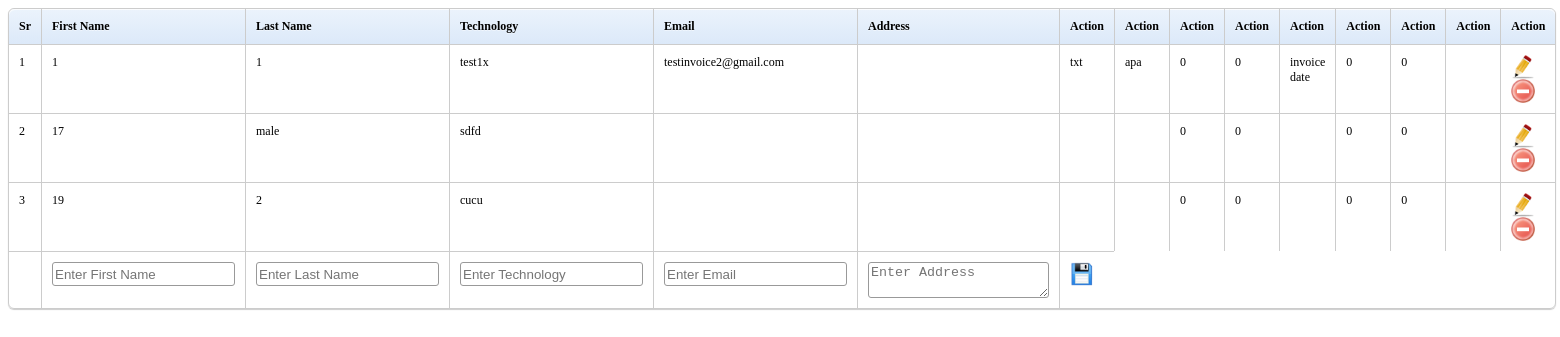
Page /config_ajax/index.php on the committed database.
### tables this page shows
CREATE TABLE `match_config` (
  `id` int(11) NOT NULL AUTO_INCREMENT,
  `partner` varchar(30) NOT NULL,
  `config_name` varchar(30) NOT NULL,
  `email` varchar(50) NOT NULL,
  `subject` varchar(50) NOT NULL,
  `atttype` varchar(5) NOT NULL,
  `inv_no_str` varchar(50) NOT NULL,
  `inv_no_col_offset` int(11) NOT NULL,
  `inv_no_row_offset` int(11) NOT NULL,
  `inv_date_str` varchar(50) NOT NULL,
  `inv_date_col_offset` int(11) NOT NULL,
  `inv_date_row_offset` int(11) NOT NULL,
  `inv_date_format` varchar(20) NOT NULL,
  UNIQUE KEY `idx` (`id`)
);

### config_ajax/ajax_table.class.php (called while the page is built, shortened)
<?php
class ajax_table {
  private function dbconnect() {
    $conn = mysql_connect(MYSQL_SERVER, MYSQL_USER, MYSQL_PASS)
      or die ("<div style='color:red;'><h3>Could not connect to MySQL server</h3></div>");
    return $conn;
  }
  function getRecords(){
	$this->res = mysql_query("select * from match_config");
	if(mysql_num_rows($this->res)){
		while($this->row = mysql_fetch_assoc($this->res)){
			$record = array_map('stripslashes', $this->row);
			$this->records[] = $record;
		}
		return $this->records;
	}
  }
}
?>

### config_ajax/index.php (the view, shortened to what this page needs)
<?php
	require_once("ajax_table.class.php");
	$obj = new ajax_table();
	$records = $obj->getRecords();
?>
<!DOCTYPE HTML PUBLIC "-//W3C//DTD HTML 4.01 Transitional//EN" "http://www.w3.org/TR/html4/loose.dtd">
<html>
 <head>
  <link rel="stylesheet" href="css/style.css">
 </head>
 <body>
	<table border="0" class="tableDemo bordered">
		<tr class="ajaxTitle">
			<th width="2%">Sr</th>
			<th width="8%">First Name</th>
			<th width="8%">Last Name</th>
			<th width="8%">Technology</th>
			<th width="8%">Email</th>
			<th width="8%">Address</th>
			<th width="8%">Action</th>
			<th width="8%">Action</th>
			<th width="8%">Action</th>
			<th width="8%">Action</th>
			<th width="8%">Action</th>
			<th width="8%">Action</th>
			<th width="8%">Action</th>
			<th width="8%">Action</th>
			<th width="8%">Action</th>
		</tr>
		<?php
		if(count($records)){
		 $i = 1;
		 foreach($records as $key=>$eachRecord){
?>
		<tr id="<?php=$eachRecord['id'];?>">
			<td><?php echo $i++;?></td>
			<td class="fname"><?php echo $eachRecord['id'];?></td>
			<td class="lname"><?php echo $eachRecord['partner'];?></td>
			<td class="tech"><?php echo $eachRecord['config_name'];?></td>
			<td class="email"><?php echo $eachRecord['email'];?></td>
			<td class="address"><?php echo $eachRecord['subject'];?></td>
			<td class="address"><?php echo $eachRecord['atttype'];?></td>
			<td class="address"><?php echo $eachRecord['inv_no_str'];?></td>
			<td class="address"><?php echo $eachRecord['inv_no_col_offset'];?></td>
			<td class="address"><?php echo $eachRecord['inv_no_row_offset'];?></td>
			<td class="address"><?php echo $eachRecord['inv_date_str'];?></td>
			<td class="address"><?php echo $eachRecord['inv_date_col_offset'];?></td>
			<td class="address"><?php echo $eachRecord['inv_date_row_offset'];?></td>
			<td class="address"><?php echo $eachRecord['inv_date_format'];?></td>
			<td>
				<a href="javascript:;" id="<?php echo $eachRecord['id'];?>" class="ajaxEdit"><img src="" class="eimage"></a>
				<a href="javascript:;" id="<?php echo $eachRecord['id'];?>" class="ajaxDelete"><img src="" class="dimage"></a>
			</td>
		</tr>
		<?php }
		}
		?>
	</table>
 </body>
</html>

### config_ajax/css/style.css (style rules this page uses)
body { font-family: verdana; font-size: 12px; }
.bordered { *border-collapse: collapse; border-spacing: 0; width: 80%; }
.bordered img { width: 24px; height: 24px; }
.bordered { border: solid #ccc 1px; -moz-border-radius: 6px; -webkit-border-radius: 6px; border-radius: 6px; -webkit-box-shadow: 0 1px 1px #ccc; -moz-box-shadow: 0 1px 1px #ccc; box-shadow: 0 1px 1px #ccc; }
.bordered td, .bordered th { border-left: 1px solid #ccc; border-top: 1px solid #ccc; padding: 10px; text-align: left; vertical-align: top; }
.bordered th { background-color: #dce9f9; background-image: -webkit-gradient(linear, left top, left bottom, from(#ebf3fc), to(#dce9f9)); background-image: -webkit-linear-gradient(top, #ebf3fc, #dce9f9); background-image: -moz-linear-gradient(top, #ebf3fc, #dce9f9); background-image: -ms-linear-gradient(top, #ebf3fc, #dce9f9); background-image: -o-linear-gradient(top, #ebf3fc, #dce9f9); background-image: linear-gradient(top, #ebf3fc, #dce9f9); -webkit-box-shadow: 0 1px 0 rgba(255,255,255,.8) inset; -moz-box-shadow:0 1px 0 rgba(255,255,255,.8) inset; box-shadow: 0 1px 0 rgba(255,255,255,.8) inset; border-top: none; text-shadow: 0 1px 0 rgba(255,255,255,.5); }
.bordered td:first-child, .bordered th:first-child { border-left: none; }
.bordered th:first-child { -moz-border-radius: 6px 0 0 0; -webkit-border-radius: 6px 0 0 0; border-radius: 6px 0 0 0; }
.bordered th:last-child { -moz-border-radius: 0 6px 0 0; -webkit-border-radius: 0 6px 0 0; border-radius: 0 6px 0 0; }

### rows in the picture
match_config: id "1", partner "1", config_name "test1x", email "testinvoice2@gmail.com", atttype "txt", inv_no_str "apa", inv_no_col_offset "0", inv_no_row_offset "0", inv_date_str "invoice date", inv_date_col_offset "0", inv_date_row_offset "0"
match_config: id "17", partner "male", config_name "sdfd", inv_no_col_offset "0", inv_no_row_offset "0", inv_date_col_offset "0", inv_date_row_offset "0"
match_config: id "19", partner "2", config_name "cucu", inv_no_col_offset "0", inv_no_row_offset "0", inv_date_col_offset "0", inv_date_row_offset "0"
